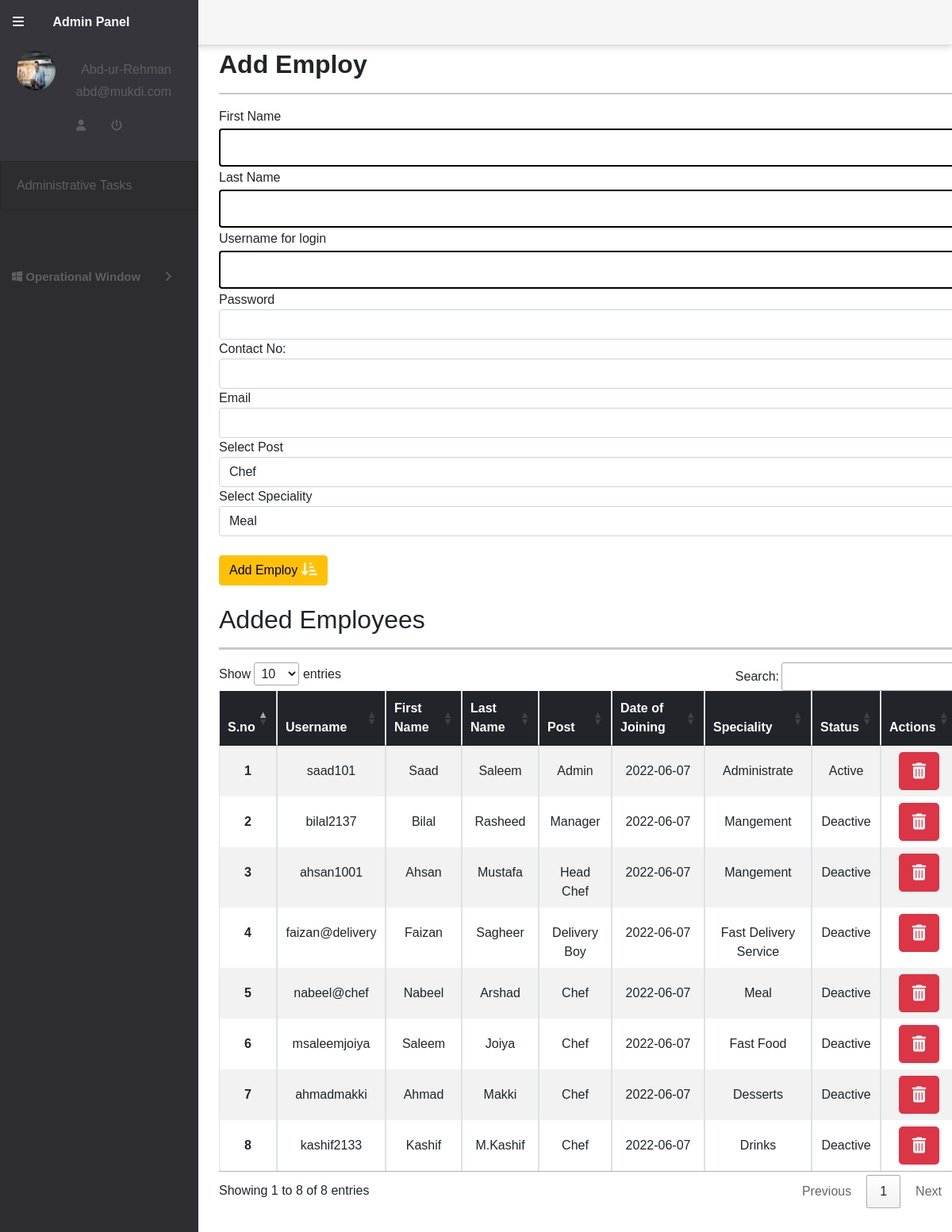
/admin_staff.php (signed in), run on the app's committed database.
### tables this page shows
CREATE TABLE `staff` (
  `serial_no` int(11) NOT NULL,
  `username` varchar(50) NOT NULL,
  `password` varchar(300) NOT NULL,
  `first_name` text NOT NULL,
  `Last_Name` text NOT NULL,
  `contact_no` varchar(20) NOT NULL,
  `e_mail` text NOT NULL,
  `post` text NOT NULL,
  `Speciality` text NOT NULL,
  `Date_of_join` date NOT NULL DEFAULT current_timestamp(),
  `Status` text NOT NULL
);

### admin_staff.php (the view, shortened to what this page needs)
<!DOCTYPE html>
<html>
	<head>
	<link href="https://cdn.jsdelivr.net/npm/bootstrap@5.1.3/dist/css/bootstrap.min.css" rel="stylesheet">
	<link rel="stylesheet" href="//cdn.datatables.net/1.10.20/css/jquery.dataTables.min.css">
    <link rel="stylesheet" href="style/design.css">
	</head>
	<body>
<?php require 'partials/admin_panel.php'; ?>
<div class= "content-bar">
<div class="container" style="width:100%;">
<h2><b>Add Employ</b></h2>
<hr style = "width:100%; height:2px;">
<?php
	if(1)
	{ echo "<form action='admin_staff.php' method='POST'>
                <div class='form-group'>
                    <label for='title'>First Name</label>
                    <input type='text' class='form-control' name='fname' required maxlength = '30' onkeypress='return (event.charCode > 64 && event.charCode < 91) || (event.charCode > 96 && event.charCode < 123)'>
                </div>
				<div class='form-group'>
                    <label for='title'>Last Name</label>
                    <input type='text' class='form-control' name='lname' required maxlength = '30' onkeypress='return (event.charCode > 64 && event.charCode < 91) || (event.charCode > 96 && event.charCode < 123)'>
                </div>
				<div class='form-group'>
                    <label for='title'>Username for login</label>
                    <input type='text' class='form-control' name='username' required maxlength = '30'>";
				echo " </div>
				<div class='form-group'>
                    <label for='title'>Password</label>
                    <input type='password' class='form-control' name='pass' required minlength = '8' >
                </div>
				<div class='form-group'>
                    <label for='title'>Contact No:</label>
                    <input type='number' class='form-control' name='contact_no' required >";
                echo "</div>
				<div class='form-group'>
                    <label for='title'>Email</label>
                    <input type='email' class='form-control' name='e_mail_emp' required>
                </div>
				<div class='form-group'>
                    <label for='title'>Select Post</label>
                    <select type='text' class='form-control' name='emp_post' required >
							<option>Admin</option>
                            <option>Manager</option>
      						<option>Head Chef</option>
							<option selected>Chef</option>
      						<option>Delivery Boy</option>
    				</select>";
                echo "</div>
                <div class='form-group'>
                    <label for='title'>Select Speciality</label>
                    <select type='text' class='form-control' name='emp_speciality' required >
                            <option selected>Meal</option>
      						<option>Fast Food</option>
							<option>Desserts</option>
      						<option>Drinks</option>
							<option>Meal and Fast Food</option>
      						<option>Meal and Desserts</option>
							<option>Meal and Drinks</option>
      						<option>Fast Food and Desserts</option>
							<option>Dessets and Drinks</option>
      						<option>Fast Food and Drnks</option>
							<option>Administrate</option>
							<option>Mangement</option>
							<option>Fast Delivery Service</option>
    				</select>
                </div>
                <br>
                    <button type='submit' class='btn btn-warning' value='submit' name='add_mc'>Add Employ <i class='fa fa-arrow-down-short-wide'></i></button>
            </form>
    </div>
<br>
        <div class='container' style='margin-bottom:30px;'>
		<h2>Added Employees</h2>
        <hr style='width:100%; height:3px;'>
			<table class='table table-bordered text-center table-hover table-responsive  table-striped' id = 'emp_tbl_jqry'>
  				<thead class='bg-dark text-white'>
    				<tr>
      					<th scope='col'>S.no</th>
      					<th scope='col'>Username</th>
      					<th scope='col'>First Name</th>
      					<th scope='col'>Last Name</th>
						<th scope='col'>Post</th>
						<th scope='col'>Date of Joining</th>
						<th scope='col'>Speciality</th>
						<th scope='col'>Status</th>
						<th scope='col'>Actions</th>
						<th scope='col' style='display:none;'></th>
    				</tr>
  				</thead>
  					<tbody>";
					  	require 'partials/db_connect.php';
						$sql = 'SELECT * FROM `staff`';
						$result = mysqli_query($conn, $sql);
          				$sno = 0;
          				while($row = mysqli_fetch_assoc($result))
						{
            			$sno = $sno + 1;
    					echo "<tr>
      						<th scope='row' style='padding-top:20px;'>".$sno."</th>
      						<td style='padding-top:20px;'>".$row['username']."</td>
      						<td style='padding-top:20px;'>".$row['first_name']."</td>
      						<td style='padding-top:20px;'>".$row['Last_Name']."</td>
							<td style='padding-top:20px;'>".$row['post']."</td>
							<td style='padding-top:20px;'>".$row['Date_of_join']."</td>
							<td style='padding-top:20px;'>".$row['Speciality']."</td>
							<td style='padding-top:20px;'>".$row['Status']."</td>
							<td><button class='delete_emp btn btn-lg btn-danger'><i class='fa fa-trash'></i></button></td>
							<td style='display:none;'>".$row['serial_no']."</td>
						</tr>";
						}
  					echo "</tbody>
			</table>
		</div>
	</div>";
}
?>
</body>
</html>

### style/design.css (style rules this page uses)
* { margin: 0; padding: 0; box-sizing: border-box; font-family: 'Maven Pro', sans-serif; }
body { background-color: white; margin: 0, 0, 0, 0; padding-bottom: 0px; }
form { align-items: center; display:inline; padding-bottom: 15px; justify-content:space-between; margin-bottom: 40px; }
form input { background: transparent; width: 100%; border: 0; outline: none; color:white; border-bottom: 1px solid white; }
form button { background: transparent; border: 0; outline: none; cursor: pointer; }
form .fa { font-size: 18px; color: white; }
input[type=text], textarea { width: 100%; padding: 10px; border: 2px solid rgb(0, 0, 0); color: black; margin-top: 3px; margin-bottom: 2px; resize: vertical; }
.container { padding: 0 16px; }
.container::after, .row::after { content: ""; clear: both; display: table; }
.content-bar { position: absolute; top: 3.9em; left: 260px; transition: 1s; width: 80%; }

### data on the page
staff: username "saad101", first_name "Saad", Last_Name "Saleem", post "Admin", Date_of_join "2022-06-07", Speciality "Administrate", Status "Active"
staff: username "bilal2137", first_name "Bilal", Last_Name "Rasheed", post "Manager", Date_of_join "2022-06-07", Speciality "Mangement", Status "Deactive"
staff: username "ahsan1001", first_name "Ahsan", Last_Name "Mustafa", post "Head Chef", Date_of_join "2022-06-07", Speciality "Mangement", Status "Deactive"
staff: username "faizan@delivery", first_name "Faizan", Last_Name "Sagheer", post "Delivery Boy", Date_of_join "2022-06-07", Speciality "Fast Delivery Service", Status "Deactive"
staff: username "nabeel@chef", first_name "Nabeel", Last_Name "Arshad", post "Chef", Date_of_join "2022-06-07", Speciality "Meal", Status "Deactive"
staff: username "msaleemjoiya", first_name "Saleem", Last_Name "Joiya", post "Chef", Date_of_join "2022-06-07", Speciality "Fast Food", Status "Deactive"
staff: username "ahmadmakki", first_name "Ahmad", Last_Name "Makki", post "Chef", Date_of_join "2022-06-07", Speciality "Desserts", Status "Deactive"
staff: username "kashif2133", first_name "Kashif", Last_Name "M.Kashif", post "Chef", Date_of_join "2022-06-07", Speciality "Drinks", Status "Deactive"
